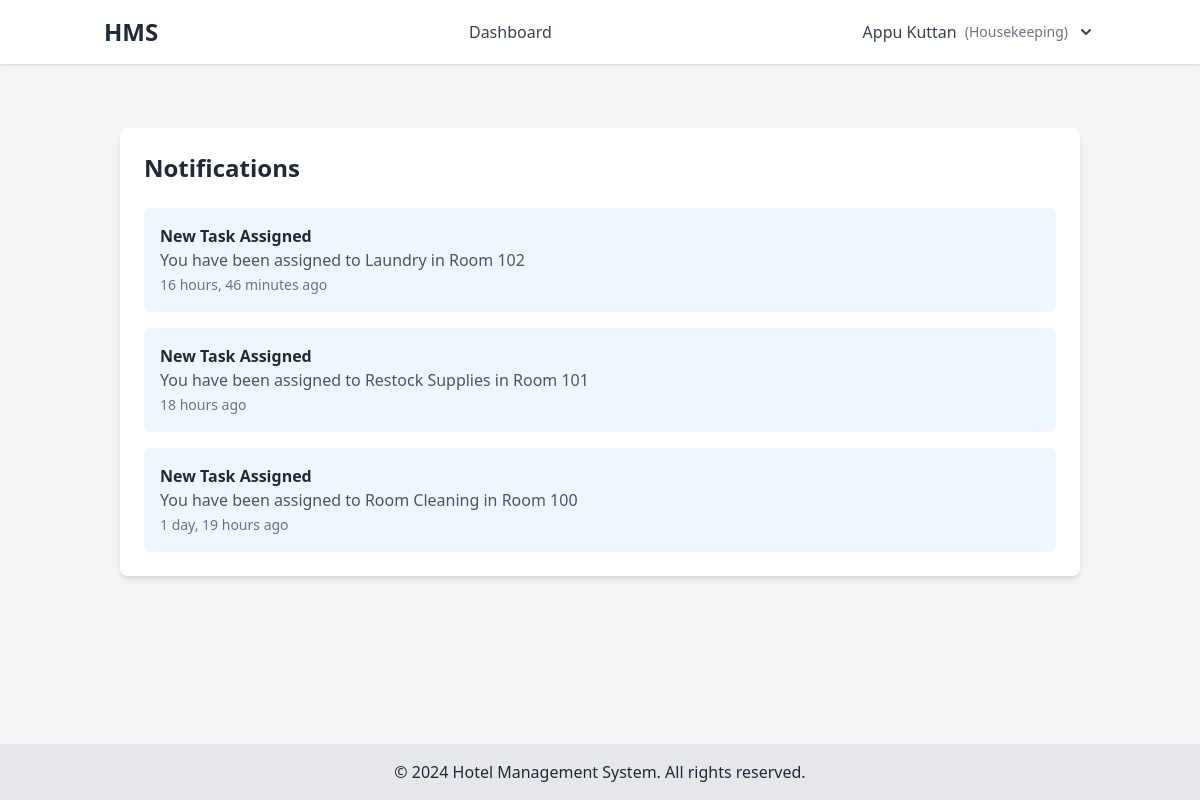
Screenshot of /notifications/list/ (signed in) with the database file from the repository.
### hms_app/models.py (models this page shows)
class User(AbstractUser):
    ADMIN = 'admin'
    MANAGER = 'manager'
    RECEPTIONIST = 'receptionist'
    HOUSEKEEPING = 'housekeeping'
    GUEST = 'guest'
    ROLE_CHOICES = [
        (ADMIN, 'Admin'),
        (MANAGER, 'Manager'),
        (RECEPTIONIST, 'Receptionist'),
        (HOUSEKEEPING, 'Housekeeping'),
        (GUEST, 'Guest'),
    ]
    role = models.CharField(max_length=20, choices=ROLE_CHOICES, default=GUEST)
    phone_number = models.CharField(max_length=15, blank=True)
    two_factor_enabled = models.BooleanField(default=False)
    two_factor_code = models.CharField(max_length=6, null=True, blank=True)

class Notification(models.Model):
    NOTIFICATION_TYPES = (
        ('booking_confirmation', 'Booking Confirmation'),
        ('booking_cancellation', 'Booking Cancellation'),
        ('low_inventory', 'Low Inventory Alert'),
        ('maintenance', 'Maintenance Alert'),
        ('check_in_reminder', 'Check-in Reminder'),
        ('check_out_reminder', 'Check-out Reminder'),
        ('promotional', 'Promotional Offer'),
        ('feedback_request', 'Feedback Request'),
    )
    user = models.ForeignKey(get_user_model(), on_delete=models.CASCADE)
    type = models.CharField(max_length=50, choices=NOTIFICATION_TYPES)
    title = models.CharField(max_length=200)
    message = models.TextField()
    is_read = models.BooleanField(default=False)
    created_at = models.DateTimeField(auto_now_add=True)
    link = models.CharField(max_length=200, blank=True, null=True)
    class Meta:
        ordering = ['-created_at']

### hms_app/views.py (the view)
# urls.py: path('notifications/list/', views.notifications_list, name='notifications_list'),
@login_required
def notifications_list(request):
    notifications = Notification.objects.filter(user=request.user)
    unread_count = notifications.filter(is_read=False).count()
    context = {
        'notifications': notifications,
        'unread_count': unread_count
    }
    return render(request, 'notifications/notification_list.html', context)

### templates/notifications/notification_list.html
{% extends 'base.html' %}
{% block content %}
<div class="container mx-auto px-4 py-8">
    <div class="bg-white rounded-lg shadow-md p-6">
        <h2 class="text-2xl font-bold mb-6">Notifications</h2>
        <div class="space-y-4">
            {% for notification in notifications %}
            <div class="p-4 rounded-lg {% if not notification.is_read %}bg-blue-50{% else %}bg-gray-50{% endif %}">
                <div class="flex justify-between items-start">
                    <div>
                        <h3 class="font-semibold">{{ notification.title }}</h3>
                        <p class="text-gray-600">{{ notification.message }}</p>
                        <span class="text-sm text-gray-500">{{ notification.created_at|timesince }} ago</span>
                    </div>
                </div>
            </div>
            {% empty %}
            <p class="text-gray-500 text-center py-4">No notifications</p>
            {% endfor %}
        </div>
    </div>
</div>
{% endblock %}

### templates/base.html (shortened to what this page needs)
<!DOCTYPE html>
<html lang="en">
<head>
    <script src="https://cdn.tailwindcss.com"></script>
</head>
<body class="min-h-screen bg-gray-100 text-gray-800 flex flex-col">
    <header class="bg-white shadow">
        <div class="container mx-auto px-4 py-4 flex justify-between items-center">
            <a href="{% url 'dashboard' %}" class="text-2xl font-bold">HMS</a>
            <nav class="space-x-4">
                {% if user.is_authenticated %}
                {% if user.role == 'admin' %}
                <a href="{% url 'dashboard' %}" class="text-gray-700 hover:text-blue-500">Dashboard</a>
                <a href="{% url 'room_list' %}" class="text-gray-700 hover:text-blue-500">Rooms</a>
                <a href="{% url 'generate_reports' %}" class="text-gray-700 hover:text-blue-500">Reports</a>
                <a href="{% url 'payroll_summary' %}" class="text-gray-700 hover:text-blue-500">Payroll</a>
                {% elif user.role == 'receptionist' %}
                <a href="{% url 'dashboard' %}" class="text-gray-700 hover:text-blue-500">Dashboard</a>
                <a href="{% url 'booking_list' %}" class="text-gray-700 hover:text-blue-500">Reservations</a>
                {% elif user.role == 'housekeeping' %}
                <a href="{% url 'dashboard' %}" class="text-gray-700 hover:text-blue-500">Dashboard</a>
                {% else %}
                <a href="{% url 'dashboard' %}" class="text-gray-700 hover:text-blue-500">Dashboard</a>
                <a href="{% url 'booking_list' %}" class="text-gray-700 hover:text-blue-500">My Bookings</a>
                {% endif %}
                {% endif %}
            </nav>
            <div class="flex items-center">
                {% if user.is_authenticated %}
                <div x-data="{ open: false }" class="relative">
                    <button @click="open = !open" class="flex items-center space-x-2 text-gray-700 hover:text-blue-500">
                        <span>{{ user.get_full_name|default:user.username }}</span>
                        <span class="text-sm text-gray-500">({{ user.role|title }})</span>
                        <svg xmlns="http://www.w3.org/2000/svg" class="h-5 w-5" viewBox="0 0 20 20" fill="currentColor">
                            <path fill-rule="evenodd"
                                d="M5.293 7.293a1 1 0 011.414 0L10 10.586l3.293-3.293a1 1 0 111.414 1.414l-4 4a1 1 0 01-1.414 0l-4-4a1 1 0 010-1.414z"
                                clip-rule="evenodd" />
                        </svg>
                    </button>
                </div>
                {% else %}
                <div class="space-x-4">
                    <a href="{% url 'login' %}" class="text-blue-500 hover:underline">Login</a>
                    <a href="{% url 'register' %}" class="text-blue-500 hover:underline">Register</a>
                </div>
                {% endif %}
            </div>
        </div>
    </header>
    <main class="container mx-auto px-4 py-8 flex-grow">
        {% block content %}{% endblock %}
    </main>
    <footer class="bg-gray-200 text-center py-4 mt-auto">
        <p>&copy; {% now "Y" %} Hotel Management System. All rights reserved.</p>
    </footer>
</body>
</html>

### rows the page displays
User: get_full_name "Appu Kuttan", role "Housekeeping"
Notification: title "New Task Assigned", message "You have been assigned to Laundry in Room 102", created_at "16 hours, 46 minutes"
Notification: title "New Task Assigned", message "You have been assigned to Restock Supplies in Room 101", created_at "18 hours"
Notification: title "New Task Assigned", message "You have been assigned to Room Cleaning in Room 100", created_at "1 day, 19 hours"
